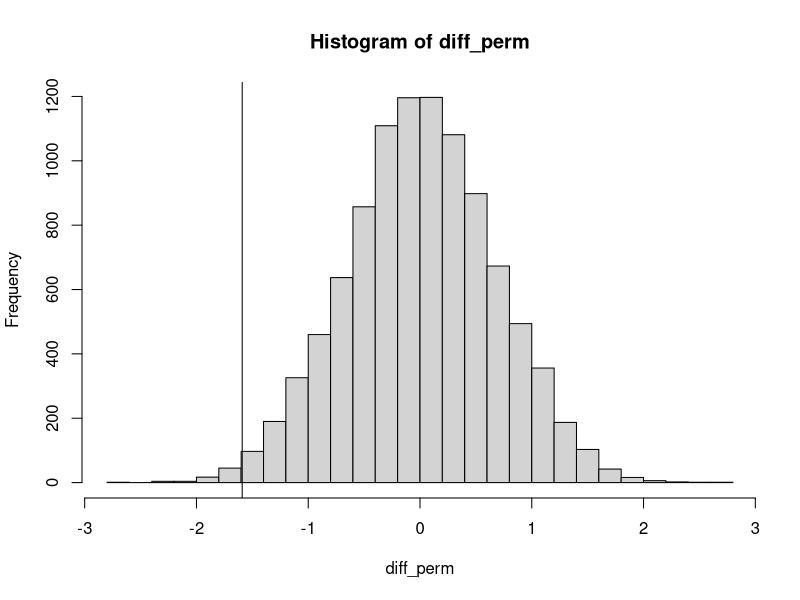

This figure's R source:
## ---- chunk 1
x <- log(c(25, 42, 45, 46, 51,  103, 124,  146, 340,  396, 412, 876, 1112))
y <-log( c(24, 40, 719, 727, 791,  1166, 1235,  1581, 1804,  3460, 3808))
mu <- mean(x)-mean(y)
print(mu)
## ---- chunk 2
diff_perm <- numeric(10000) 
for (i in 1:length(diff_perm)){
  xy=sample(c(x,y),length(x)+length(y),replace=FALSE)
  diff_perm[i]=mean(xy[1:length(x)])-mean(xy[(length(x)+1):(length(x)+length(y))])
}
hist(diff_perm,breaks=20)
abline(v = mu)
pvalue=sum(diff_perm<mu)/10000
print(pvalue)
## ---- chunk 3
x <- c(25, 42, 45, 46, 51,  103, 124,  146, 340,  396, 412, 876, 1112)
y <- c(24, 40, 719, 727, 791,  1166, 1235,  1581, 1804,  3460, 3808)
m_b <- sum(x)/(length(x)+3)
m_j=numeric(length(x))
for (i in 1:length(x)){
  x_temp=x[-i]
  m_j[i]=sum(x_temp)/(length(x)+3-1)
}
jackknife=length(x)*m_b-(length(x)-1)/length(x)*sum(m_j)
print(sprintf("After correction using Jacknife: %.3f." , jackknife))
print(sprintf("The mean: %.3f and the mean without correction: %.3f",  mean(x), m_b))

